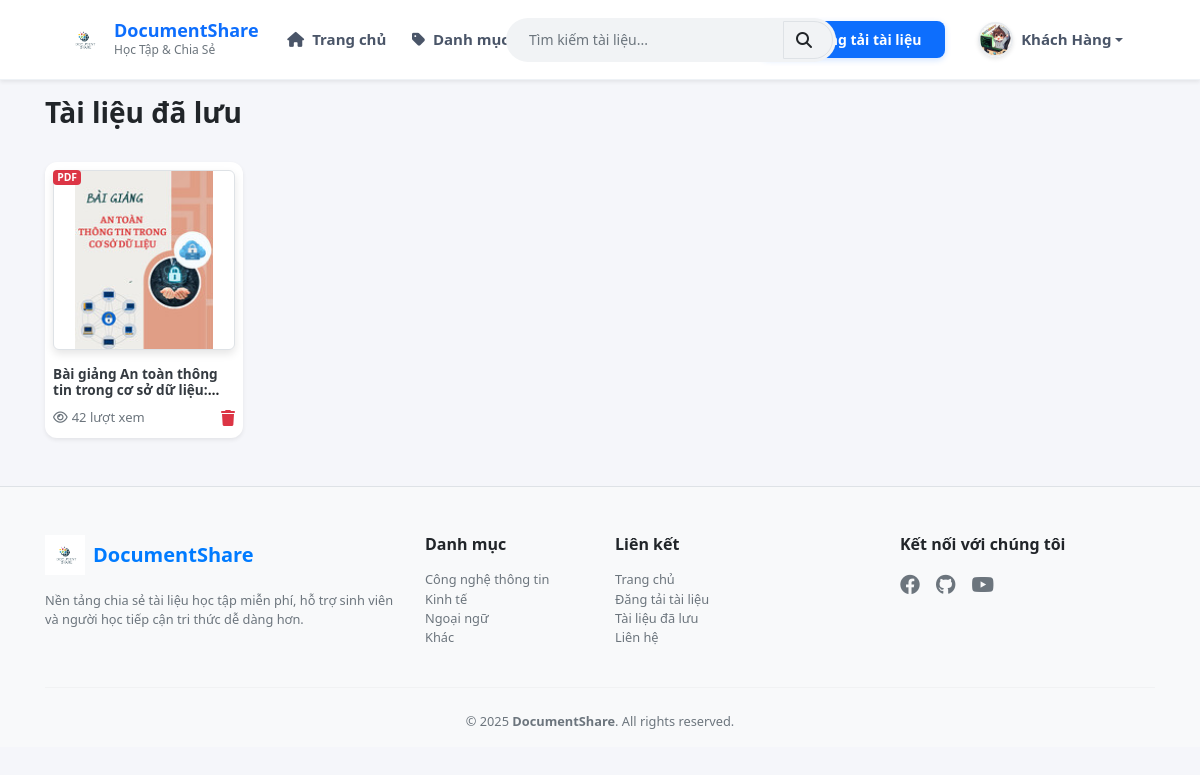
Page /saved_documents.php (signed in) on the earlier database version.
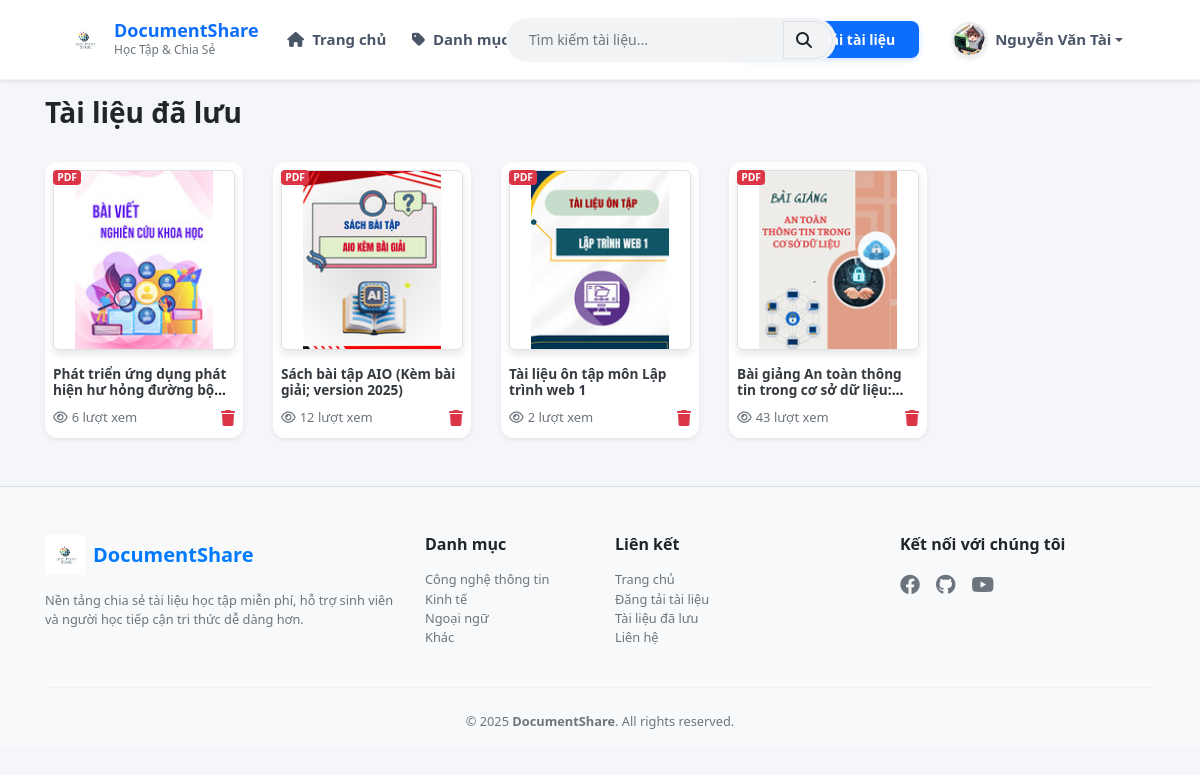
Same page on the later database version.
### tables this page shows
CREATE TABLE `users` (
  `username` varchar(50) NOT NULL,
  `fullname` varchar(100) NOT NULL,
  `password` varchar(50) NOT NULL,
  `email` varchar(50) NOT NULL,
  `avatar` varchar(255) DEFAULT NULL,
  `role` int(10) NOT NULL,
  `google_id` varchar(255) DEFAULT NULL,
  `status` int(11) DEFAULT NULL
);

CREATE TABLE `documents` (
  `document_id` int(10) NOT NULL,
  `title` varchar(255) DEFAULT NULL,
  `description` text NOT NULL,
  `thumbnail` varchar(255) DEFAULT NULL,
  `file_path` varchar(255) DEFAULT NULL,
  `file_type` varchar(255) NOT NULL,
  `subcategory_id` int(10) NOT NULL,
  `status` int(10) NOT NULL,
  `username` varchar(50) DEFAULT NULL,
  `views` int(10) NOT NULL,
  `share_link` varchar(255) NOT NULL,
  `downloads` int(11) DEFAULT 0
);

### saved_documents.php (the view, shortened to what the changed rows need)
<?php
include "config.php";
include "header.php";
$username = $_SESSION['username'];
$sql = "
    SELECT d.*
    FROM saved_documents s
    INNER JOIN documents d ON s.document_id = d.document_id
    WHERE s.username = '$username' AND d.status = 0
    ORDER BY s.created_at DESC
";
$result = mysqli_query($conn, $sql);
?>
<div class="container mt-4 mrt">
    <?php if ($result && mysqli_num_rows($result) > 0): ?>
        <div class="row row-cols-1 row-cols-sm-2 row-cols-md-5 g-4">
            <?php while ($row = mysqli_fetch_assoc($result)): ?>
                <?php
                $thumb = !empty($row['thumbnail'])
                    ? "uploads/thumbnails/" . $row['thumbnail']
                    : "assets/img/default-document.jpg";
                $file_ext = strtolower($row['file_type']);
                $icon_class = ($file_ext == 'pdf') ? 'bg-danger' : 'bg-primary';
                $icon_text = strtoupper($file_ext);
                ?>
                <div class="col">
                    <div class="card h-100 border-0 shadow-sm doc-card">
                        <div class="position-relative p-2">
                            <span class="badge <?= $icon_class ?> position-absolute top-0 start-0 m-2"
                                style="font-size: 0.65rem;">
                                <?= $icon_text ?>
                            </span>
                            <a href="document_detail.php?id=<?= $row['document_id'] ?>">
                                <div class="doc-thumb border rounded-2 d-flex justify-content-center align-items-center">
                                    <img src="<?= $thumb ?>" alt="">
                                </div>
                            </a>
                        </div>
                        <div class="card-body p-2 pt-0 d-flex flex-column">
                            <h6 class="fw-semibold text-truncate-2 mb-2"
                                style="font-size: 0.85rem;">
                                <a href="document_detail.php?id=<?= $row['document_id'] ?>"
                                    class="text-decoration-none text-dark">
                                    <?= htmlspecialchars($row['title']) ?>
                                </a>
                            </h6>
                            <div class="mt-auto d-flex justify-content-between align-items-center text-muted">
                                <span style="font-size: 13px;">
                                    <i class="far fa-eye me-1"></i><?= $row['views'] ?> lượt xem
                                </span>
                                <a href="unsave_document.php?id=<?= $row['document_id'] ?>"
                                    class="text-danger"
                                    onclick="return confirm('Bạn có chắc bỏ lưu tài liệu này?')">
                                    <i class="fas fa-trash" style="font-size: 16px;"></i>
                                </a>
                            </div>
                        </div>
                    </div>
                </div>
            <?php endwhile; ?>
        </div>
    <?php else: ?>
        <div class="alert alert-info">
            Bạn chưa lưu tài liệu nào.
        </div>
    <?php endif; ?>
</div>
<?php include "footer.php"; ?>

### header.php (shortened to what the changed rows need)
<?php
require("config.php");
if (isset($_SESSION['emailUser'])) {
    $email = $_SESSION['emailUser'];
    $sql = "SELECT * FROM users WHERE email='$email'";
    $result = $conn->query($sql);
    if ($result && $result->num_rows > 0) {
        $user = $result->fetch_assoc();
    } else {
        session_destroy();
        header("Location: login.php");
        exit();
    }
}
?>
<!DOCTYPE html>
<html lang="vi">
<head>
    <link href="https://cdn.jsdelivr.net/npm/bootstrap@5.3.3/dist/css/bootstrap.min.css" rel="stylesheet">
    <link rel="stylesheet" href="https://stackpath.bootstrapcdn.com/bootstrap/4.5.2/css/bootstrap.min.css">
    <link rel="stylesheet" href="https://cdnjs.cloudflare.com/ajax/libs/font-awesome/6.4.0/css/all.min.css">
    <link rel="stylesheet" href="assets/css/custom.css">
</head>
<body>
    <nav class="navbar navbar-expand-lg navbar-white bg-white shadow-sm fixed-top" style="height: 80px;">
        <div class="container-fluid px-lg-5">
            <div class="collapse navbar-collapse" id="navbarMenu">
                <ul class="navbar-nav ml-auto align-items-center">
                    <?php if (isset($_SESSION["emailUser"])): ?>
                        <li class="nav-item" style="margin-right: 20px">
                            <a class="btn btn-primary btn-sm btn-rounded text-white px-4 py-2" href="upload.php">
                                <i class="fa fa-upload mr-2"></i> Đăng tải tài liệu
                            </a>
                        </li>
                        <li class="nav-item dropdown user-dropdown">
                            <a class="nav-link dropdown-toggle font-weight-bold text-dark d-flex align-items-center" href="#" id="userDropdown" role="button" data-toggle="dropdown" aria-haspopup="true" aria-expanded="false">
                                <?php
                                $avatarFile = isset($_SESSION['avatar']) ? $_SESSION['avatar'] : '';
                                $avatarPath = "uploads/users/" . $avatarFile;
                                if (!empty($avatarFile) && file_exists($avatarPath)) {
                                    echo '<img src="' . $avatarPath . '" alt="Avatar" class="nav-user-avatar mr-2">';
                                } else {
                                    echo '<i class="fa fa-user-circle fa-2x text-primary mr-2"></i>';
                                }
                                ?>
                                <span class="text-truncate" style="max-width: 150px;">
                                    <?php echo $user['fullname']; ?>
                                </span>
                            </a>
                        </li>
                    <?php else: ?>
                        <li class="nav-item"><a class="btn btn-primary btn-sm px-3 btn-rounded" href="login.php">Đăng nhập</a></li>
                        <li class="nav-item ml-2"><a class="nav-link font-weight-bold" href="signup.php">Đăng ký</a></li>
                    <?php endif; ?>
                </ul>
            </div>
        </div>
    </nav>

Differences in the rows shown:
changed users: fullname "Khách Hàng" → "Nguyễn Văn Tài"
now on this page (row edited): documents: file_type "PDF", thumbnail (picture), title "Phát triển ứng dụng phát hiện hư hỏng đường…", views "6"
now on this page (row edited): documents: file_type "PDF", thumbnail (picture), title "Sách bài tập AIO (Kèm bài giải; version 2025)", views "12"
now on this page (row edited): documents: file_type "PDF", thumbnail (picture), title "Tài liệu ôn tập môn Lập trình web 1", views "2"
changed documents "Bài giảng An toàn thông tin trong cơ sở dữ…": views "42" → "43"
